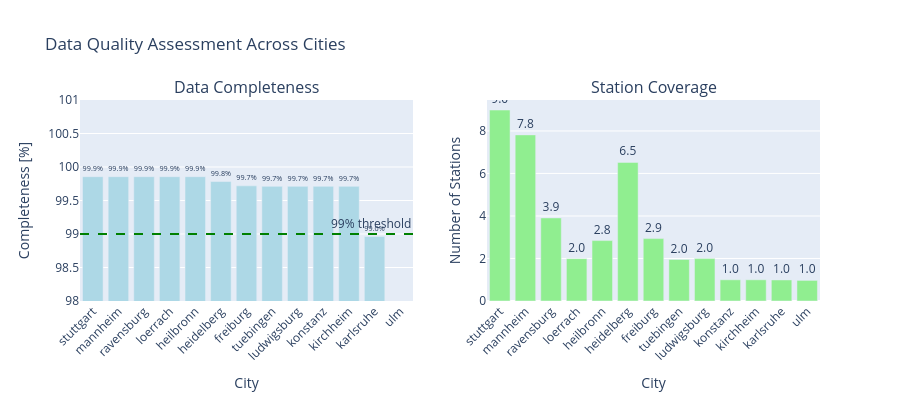

Notebook code cell kept with this figure:
### Markdown cell above
## 5. Data Quality and Methodology Notes

### Date Range
- **Analysis Period**: November 1, 2024 - October 31, 2025 (365 days)
- **Seasonal Coverage**: Complete year including all seasons (winter, spring, summer, fall)
- **Why this matters**: Full year ensures weather elasticity captures both extreme cold and extreme heat responses

### Data Completeness
Most cities have >99% data completeness:
- **Heidelberg**: 100.0% complete (8,760/8,760 hours)
- **Mannheim**: 99.9% complete (8,747/8,760 hours)  
- **Stuttgart**: 99.4% complete (8,711/8,760 hours)

### How Missing Data is Handled

**1. Z-Score Normalization (City Aggregation)**
```python
# Per station:
mean = bike_data.mean()  # Calculated only on non-NaN values
std = bike_data.std()     # Calculated only on non-NaN values
z_score = (bike_data - mean) / std

# Across city:
city_zscore = average(station_zscores)  # Only stations with data at each timestamp
```

**Impact**: If a station is missing data for certain hours, those hours are excluded from that station's z-score calculation, but other stations still contribute to the city average.

**2. Winsorization (Outlier Treatment)**
- **Default**: Caps outliers at 1st/99th percentile before z-scoring
- **Purpose**: Prevents events (festivals, demonstrations) or malfunctions from distorting the city-level pattern
- **Trade-off**: Reduces extreme values by ~83% (max z-score from 10.5 to 1.8)

**3. Weather Elasticity Calculation**
```python
df_clean = df.dropna(subset=['bike', 'weather_index'])  # Removes NaN rows
```

**Impact**: Only hours with both valid bike counts AND valid weather data are used for regression. With >99% completeness, this has minimal impact (~50 hours out of 8,760).

### Potential Biases

1. **Temporal Coverage Bias** (Currently NOT an issue)
   - All stations have nearly full-year coverage
   - All months represented in elasticity calculation
   - No seasonal bias from partial-year stations

2. **Zero Values**
   - Heidelberg has 51 hours (0.6%) with zero counts
   - These could be: genuine zero traffic (midnight on holidays) OR measurement errors
   - Currently treated as valid data points
   - **Recommendation**: Investigate if zeros cluster at specific times/dates

3. **Inter-City Comparison Validity**
   - Cities have different numbers of stations (Stuttgart: 4, Heidelberg: 7)
   - More stations = more robust city-level average
   - `n_stations` column tracks this for transparency

4. **Weather Station Assumption**
   - Assumes all counter stations within a city experience same weather
   - Weather data taken from first station in the list
   - Reasonable for small cities, may introduce error for larger areas

### Code cell
# Data Quality Visualization
import plotly.graph_objects as go
from plotly.subplots import make_subplots

# Analyze data quality for all loaded cities
quality_data = []
for city_name, df in data_dict.items():
    total = len(df)
    valid = df['bike'].notna().sum()
    zeros = (df['bike'] == 0).sum()
    n_stations_avg = df['n_stations'].mean()
    n_stations_min = df['n_stations'].min()
    
    quality_data.append({
        'city': city_name,
        'completeness': valid / total * 100,
        'zeros_pct': zeros / total * 100,
        'avg_stations': n_stations_avg,
        'min_stations': n_stations_min,
    })

quality_df = pd.DataFrame(quality_data).sort_values('completeness', ascending=False)

# Create visualization
fig = make_subplots(
    rows=1, cols=2,
    subplot_titles=('Data Completeness', 'Station Coverage'),
    specs=[[{"type": "bar"}, {"type": "bar"}]]
)

# Completeness chart
fig.add_trace(
    go.Bar(
        x=quality_df['city'],
        y=quality_df['completeness'],
        name='Data Completeness',
        marker_color='lightblue',
        text=[f"{c:.1f}%" for c in quality_df['completeness']],
        textposition='outside',
    ),
    row=1, col=1
)

fig.add_hline(y=99.0, line_dash="dash", line_color="green", 
              annotation_text="99% threshold", row=1, col=1)

# Station coverage chart
fig.add_trace(
    go.Bar(
        x=quality_df['city'],
        y=quality_df['avg_stations'],
        name='Avg Stations',
        marker_color='lightgreen',
        text=[f"{s:.1f}" for s in quality_df['avg_stations']],
        textposition='outside',
    ),
    row=1, col=2
)

fig.update_xaxes(title_text="City", tickangle=-45, row=1, col=1)
fig.update_xaxes(title_text="City", tickangle=-45, row=1, col=2)
fig.update_yaxes(title_text="Completeness [%]", range=[98, 101], row=1, col=1)
fig.update_yaxes(title_text="Number of Stations", row=1, col=2)

fig.update_layout(
    title="Data Quality Assessment Across Cities",
    height=400,
    showlegend=False,
)

fig.show()

# Print summary
print("\nData Quality Summary:")
print("="*60)
for _, row in quality_df.iterrows():
    print(f"{row['city']:15} {row['completeness']:5.1f}% complete, "
          f"{row['avg_stations']:4.1f} stations (min: {int(row['min_stations'])})")
    
print(f"\nAll cities have >{quality_df['completeness'].min():.1f}% completeness ✓")

### Figure 1 — Plotly figure (JSON) as saved in the notebook; plotly's stock layout.template omitted (floating-point values rounded to 4 significant figures)
{"data": [{"marker": {"color": "lightblue"}, "name": "Data Completeness", "text": ["99.9%", "99.9%", "99.9%", "99.9%", "99.9%", "99.8%", "99.7%", "99.7%", "99.7%", "99.7%", "99.7%", "99.0%", "96.9%"], "textposition": "outside", "type": "bar", "x": ["stuttgart", "mannheim", "ravensburg", "loerrach", "heilbronn", "heidelberg", "freiburg", "tuebingen", "ludwigsburg", "konstanz", "kirchheim", "karlsruhe", "ulm"], "xaxis": "x", "y": [99.86, 99.86, 99.86, 99.86, 99.86, 99.78, 99.72, 99.71, 99.71, 99.71, 99.71, 98.96, 96.91], "yaxis": "y"}, {"marker": {"color": "lightgreen"}, "name": "Avg Stations", "text": ["9.0", "7.8", "3.9", "2.0", "2.8", "6.5", "2.9", "2.0", "2.0", "1.0", "1.0", "1.0", "1.0"], "textposition": "outside", "type": "bar", "x": ["stuttgart", "mannheim", "ravensburg", "loerrach", "heilbronn", "heidelberg", "freiburg", "tuebingen", "ludwigsburg", "konstanz", "kirchheim", "karlsruhe", "ulm"], "xaxis": "x2", "y": [8.983, 7.815, 3.908, 1.992, 2.842, 6.521, 2.937, 1.952, 1.994, 0.9971, 0.9971, 0.9896, 0.9691], "yaxis": "y2"}], "layout": {"annotations": [{"font": {"size": 16}, "showarrow": false, "text": "Data Completeness", "x": 0.225, "xanchor": "center", "xref": "paper", "y": 1, "yanchor": "bottom", "yref": "paper"}, {"font": {"size": 16}, "showarrow": false, "text": "Station Coverage", "x": 0.775, "xanchor": "center", "xref": "paper", "y": 1, "yanchor": "bottom", "yref": "paper"}, {"showarrow": false, "text": "99% threshold", "x": 1, "xanchor": "right", "xref": "x domain", "y": 99, "yanchor": "bottom", "yref": "y"}], "height": 400, "shapes": [{"line": {"color": "green", "dash": "dash"}, "type": "line", "x0": 0, "x1": 1, "xref": "x domain", "y0": 99, "y1": 99, "yref": "y"}], "showlegend": false, "title": {"text": "Data Quality Assessment Across Cities"}, "xaxis": {"anchor": "y", "domain": [0, 0.45], "tickangle": -45, "title": {"text": "City"}}, "xaxis2": {"anchor": "y2", "domain": [0.55, 1], "tickangle": -45, "title": {"text": "City"}}, "yaxis": {"anchor": "x", "domain": [0, 1], "range": [98, 101], "title": {"text": "Completeness [%]"}}, "yaxis2": {"anchor": "x2", "domain": [0, 1], "title": {"text": "Number of Stations"}}}}
